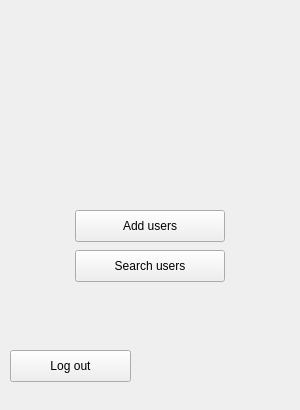
<?xml version="1.0" encoding="UTF-8"?>
<ui version="4.0">
 <class>MainWindow</class>
 <widget class="QMainWindow" name="MainWindow">
  <property name="geometry">
   <rect>
    <x>0</x>
    <y>0</y>
    <width>300</width>
    <height>410</height>
   </rect>
  </property>
  <property name="minimumSize">
   <size>
    <width>300</width>
    <height>410</height>
   </size>
  </property>
  <property name="maximumSize">
   <size>
    <width>300</width>
    <height>410</height>
   </size>
  </property>
  <property name="windowTitle">
   <string>Administration</string>
  </property>
  <widget class="QWidget" name="centralwidget">
   <widget class="QLabel" name="leia_image">
    <property name="geometry">
     <rect>
      <x>80</x>
      <y>20</y>
      <width>140</width>
      <height>140</height>
     </rect>
    </property>
    <property name="text">
     <string/>
    </property>
   </widget>
   <widget class="QPushButton" name="add_button">
    <property name="geometry">
     <rect>
      <x>75</x>
      <y>210</y>
      <width>150</width>
      <height>32</height>
     </rect>
    </property>
    <property name="cursor">
     <cursorShape>PointingHandCursor</cursorShape>
    </property>
    <property name="text">
     <string>Add users</string>
    </property>
   </widget>
   <widget class="QPushButton" name="search_button">
    <property name="geometry">
     <rect>
      <x>75</x>
      <y>250</y>
      <width>150</width>
      <height>32</height>
     </rect>
    </property>
    <property name="cursor">
     <cursorShape>PointingHandCursor</cursorShape>
    </property>
    <property name="text">
     <string>Search users</string>
    </property>
   </widget>
   <widget class="QPushButton" name="back_button">
    <property name="geometry">
     <rect>
      <x>10</x>
      <y>350</y>
      <width>121</width>
      <height>32</height>
     </rect>
    </property>
    <property name="cursor">
     <cursorShape>PointingHandCursor</cursorShape>
    </property>
    <property name="text">
     <string>Log out</string>
    </property>
    <property name="icon">
     <iconset>
      <normaloff>../resources/back.png</normaloff>../resources/back.png</iconset>
    </property>
   </widget>
  </widget>
  <widget class="QMenuBar" name="menubar">
   <property name="geometry">
    <rect>
     <x>0</x>
     <y>0</y>
     <width>300</width>
     <height>22</height>
    </rect>
   </property>
  </widget>
 </widget>
 <resources/>
 <connections/>
</ui>
